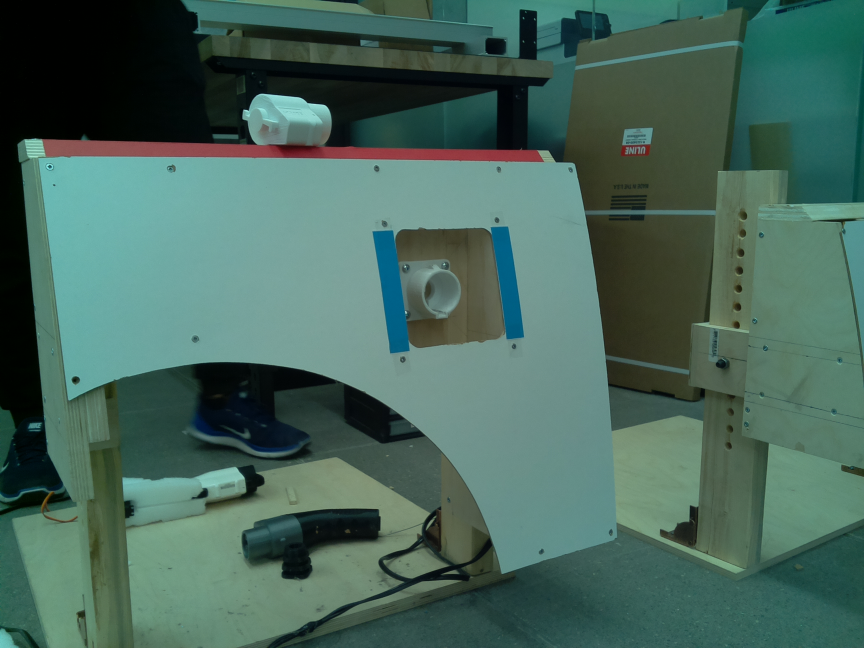
#> input picture vision/align_w_port/l3.jpg, 2592 x 1944 px (shown at 1/3 size)
$ python shape.py
#> lines starting #> are read from the running program, lines starting #| are printed output that depends on the picture; after the words box and inside, x2 and y2 are one past the last pixel; in counts of white or black regions, pixels touching at a corner belong together
### vision/align_w_port/shapedetector.py
# import the necessary packages
import cv2 as cv
class ShapeDetector:
	def __init__(self):
		pass
	def detect(self, c):
		# initialize the shape name and approximate the contour
		shape = "unidentified"
		peri = cv.arcLength(c, True)
		approx = cv.approxPolyDP(c, 0.04 * peri, True)

		# if the shape is a triangle, it will have 3 vertices
		if len(approx) == 3:
			shape = "triangle"
		# if the shape has 4 vertices, it is either a square or
		# a rectangle
		elif len(approx) == 4:
			# compute the bounding box of the contour and use the
			# bounding box to compute the aspect ratio
			(x, y, w, h) = cv.boundingRect(approx)
			ar = w / float(h)
			# a square will have an aspect ratio that is approximately
			# equal to one, otherwise, the shape is a rectangle
			shape = "square" if ar >= 0.95 and ar <= 1.05 else "rectangle"
		# if the shape is a pentagon, it will have 5 vertices
		elif len(approx) == 5:
			shape = "pentagon"
		# otherwise, we assume the shape is a circle
		else:
			shape = "circle"
		# return the name of the shape
		return shape

### vision/align_w_port/shape.py
import math
import numpy as np
import cv2 as cv
import imutils
from statistics import mean
from shapedetector import ShapeDetector

image = cv.imread('l3.jpg')
#> image is the input picture: shape (1944, 2592, 3); mean B, G, R 91.6, 102.6, 71.1

blue = ([95,65,0], [165,180,10])

(lower, upper) = blue
lower = np.array(lower, dtype = "uint8")
upper = np.array(upper, dtype = "uint8")
mask = cv.inRange(image, lower, upper)
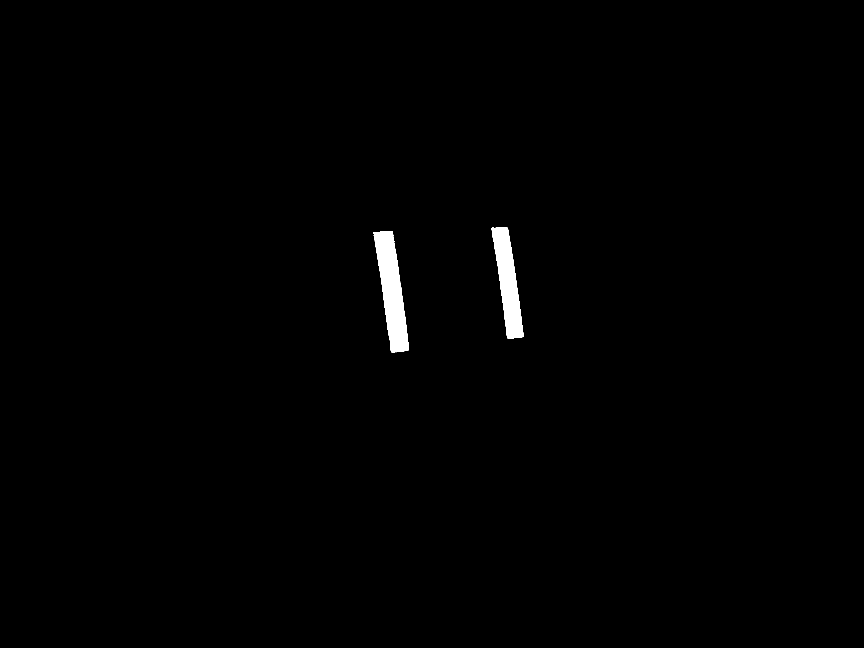
#> mask: shape (1944, 2592) (shown at 1/3 size); 0.73% white; 2 white regions, box (x1, y1, x2, y2) and area: (1120, 693, 1227, 1058) 20432, (1474, 682, 1571, 1016) 16426
output = cv.bitwise_and(image, image, mask = mask)

'''new = cv.resize(output, (int(2592/3),int(1944/3)))
cv.imshow("Blue only", new)
cv.waitKey(0)'''

gray = cv.cvtColor(output, cv.COLOR_BGR2GRAY)
# blurred = cv.GaussianBlur(gray, (5, 5), 0)
thresh = cv.threshold(gray, 60, 255, cv.THRESH_BINARY)[1]
#> thresh: shape (1944, 2592); 0.73% white; 2 white regions

'''new = cv.resize(thresh, (int(2592/3),int(1944/3)))
cv.imshow("Threshold", new)
cv.waitKey(0)'''

cnts = cv.findContours(thresh.copy(), cv.RETR_EXTERNAL,
	cv.CHAIN_APPROX_SIMPLE)
#> cnts = 2 contours; box (x1, y1, x2, y2) and area: (1120, 693, 1227, 1058) 20020, (1474, 682, 1571, 1016) 16048
cnts = imutils.grab_contours(cnts)
sd = ShapeDetector()

data = []

for c in cnts:
    M = cv.moments(c)
    cX = int((M["m10"] / (M["m00"] + 1e-7)))
    cY = int((M["m01"] / (M["m00"] + 1e-7)))
    shape = sd.detect(c)
    if (shape == "rectangle") and (len(c) > 20):
        data.append(c)
        c = c.astype("int")
        cv.drawContours(image, [c], -1, (0, 255, 0), 2)
        cv.putText(image, shape, (cX, cY), cv.FONT_HERSHEY_SIMPLEX, 1.5, (255, 255, 255), 2)
#> this loop made 2 passes
#> (cX, cY, shape, peri in detect, approx in detect, x in detect, y in detect, w in detect) on passes 1 to 2: (1175, 872, 'rectangle', 899.5, [[1122, 696], [1172, 1051], [1222, 1052], [1178, 698]], 1122, 696, 101), (1523, 847, 'rectangle', 804.4, [[1476, 683], [1520, 1006], [1566, 1011], [1523, 684]], 1476, 683, 91)
#> after the loop, data has the same summary as cnts

'''new = cv.resize(image, (int(2592/3),int(1944/3)))
cv.imshow("Image", new)
cv.waitKey(0)'''

if len(data) > 2:
    print('warning')

data_in_list = []

for i in data[0]:
    data_in_list.append(i[0][0])
#> this loop made 307 passes
#> i on passes 1 to 3: [[1174, 693]], [[1172, 695]], [[1170, 695]]
#> after the loop, data_in_list = 307 values, max 1226 at index 192, min 1120 at index 13, mean 1171.6

for j in data[1]:
    data_in_list.append(j[0][0])
#> this loop made 246 passes
#> j on passes 1 to 3: [[1495, 682]], [[1494, 683]], [[1488, 683]]
#> after the loop, data_in_list = 553 values, max 1570 at index 442, min 1120 at index 13, mean 1327.6

data_in_list.sort()

def outer_positions(nums):
    x1 = mean(nums[0:10])
#> x1 = 1121
    x2 = mean(nums[len(nums)-10:])
#> x2 = 1568
    return([x1,x2])

positions = outer_positions(data_in_list)
#> positions = [1121, 1568]

def move(a,b):
#> called with a = 1121, b = 1568
    tolerance = 5
    left = a
#> left = 1121
    right = 2592 - b
#> right = 1024
    test = left - right
#> test = 97
    if test > tolerance:
        return('move left')
    if test < -tolerance:
        return('move right')
    else:
        return('ok!')

print(move(positions[0],positions[1]))
#| move left

new = cv.resize(image, (int(2592/3),int(1944/3)))
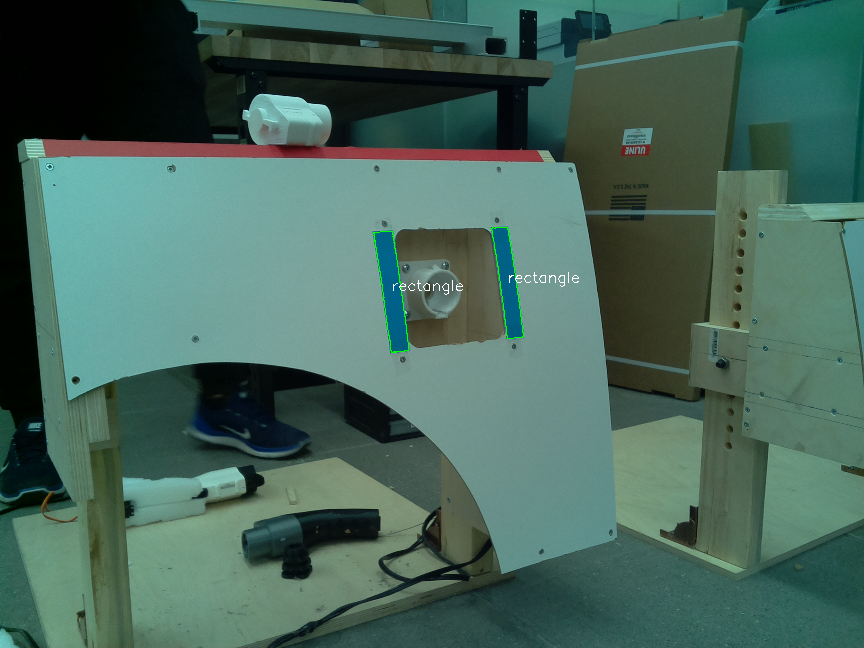
#> new: shape (648, 864, 3); mean B, G, R 91.5, 102.9, 71.2
cv.imshow("Let's find some rectangles", new)
cv.waitKey(0)

$ run again, with vision/align_w_port/l1.jpg copied over vision/align_w_port/l3.jpg
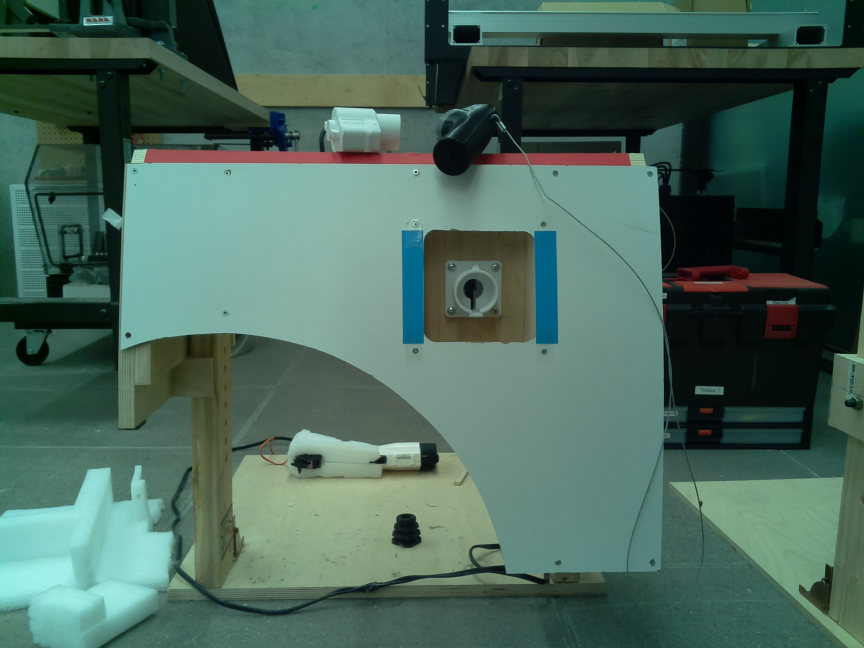
#> input picture vision/align_w_port/l1.jpg, 2592 x 1944 px (shown at 1/3 size)
#> image is the input picture: shape (1944, 2592, 3); mean B, G, R 92, 103.6, 73.7
#> `mask = cv.inRange(image, lower, upper)`:
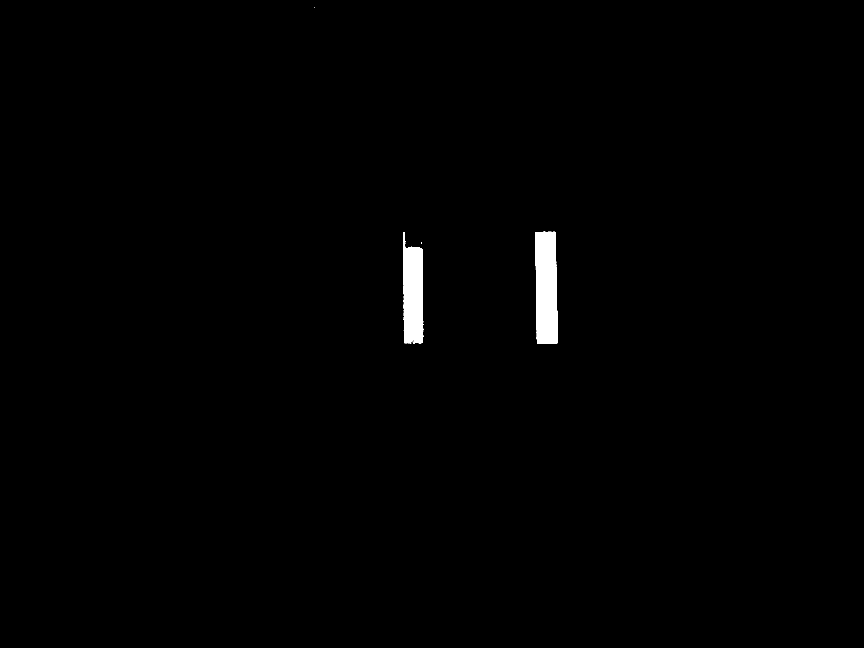
#> mask: shape (1944, 2592) (shown at 1/3 size); 0.74% white; 6 white regions (4 under 20 px), largest, box (x1, y1, x2, y2) and area: (1605, 695, 1673, 1030) 20597, (1210, 696, 1270, 1030) 16474
#> thresh: shape (1944, 2592); 0.74% white; 6 white regions (4 under 20 px)
#> cnts = 6 contours, 4 with area under 20; largest, box (x1, y1, x2, y2) and area: (1605, 695, 1673, 1030) 20188, (1210, 696, 1270, 1030) 16082
#> the loop `for c in cnts:` made 6 passes
#> (cX, cY, shape, peri in detect, approx in detect, x in detect, y in detect, w in detect) on passes 2, 4, 5: (1238, 1023, 'square', 6.24, [[1239, 1023], [1237, 1025], [1238, 1024], [1239, 1024]], 1237, 1023, 3), (1239, 882, 'rectangle', 895.4, [[1211, 696], [1213, 1028], [1265, 1029], [1266, 747]], 1211, 696, 56), (1638, 862, 'rectangle', 845.3, [[1607, 696], [1611, 1029], [1671, 1029], [1665, 696]], 1607, 696, 65)
#> after the loop `for c in cnts:`: data = 2 contours; box (x1, y1, x2, y2) and area: (1605, 695, 1673, 1030) 20188, (1210, 696, 1270, 1030) 16082
#> the loop `for i in data[0]:` made 329 passes
#> i on passes 1 to 3: [[1211, 696]], [[1211, 697]], [[1210, 698]]
#> after the loop `for i in data[0]:`: data_in_list = 329 values, max 1269 at index 224, min 1210 at index 2, mean 1228.3
#> the loop `for j in data[1]:` made 233 passes
#> j on passes 1 to 3: [[1630, 695]], [[1629, 696]], [[1615, 696]]
#> after the loop `for j in data[1]:`: data_in_list = 562 values, max 1672 at index 463, min 1210 at index 2, mean 1397.2
#> x1 = 1210
#> x2 = 1672
#> positions = [1210, 1672]
#> left = 1210
#> right = 920
#> test = 290
#| move left
#> `new = cv.resize(image, (int(2592/3),int(1944/3)))`:
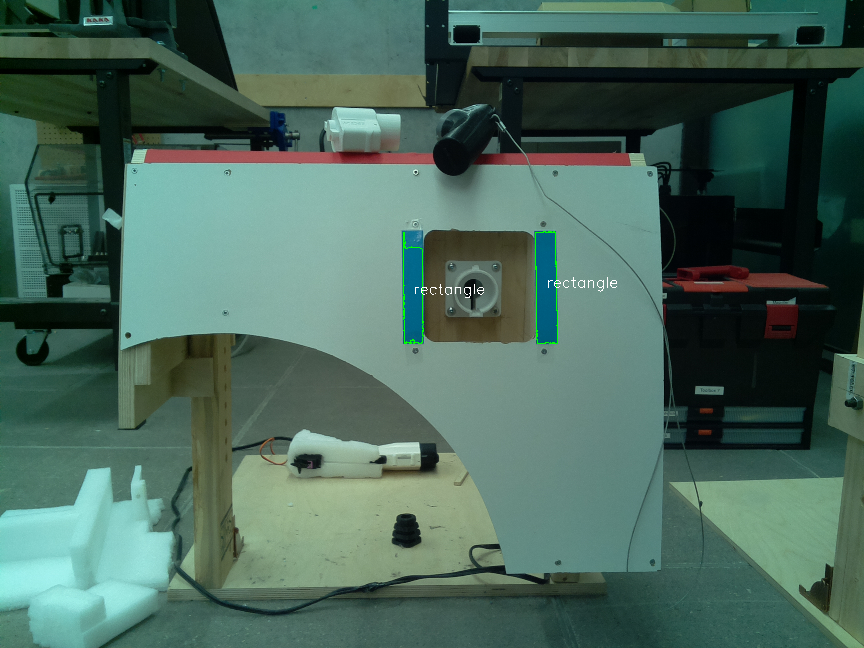
#> new: shape (648, 864, 3); mean B, G, R 91.9, 103.9, 73.8

$ run again, with vision/align_w_port/l2.jpg copied over vision/align_w_port/l3.jpg
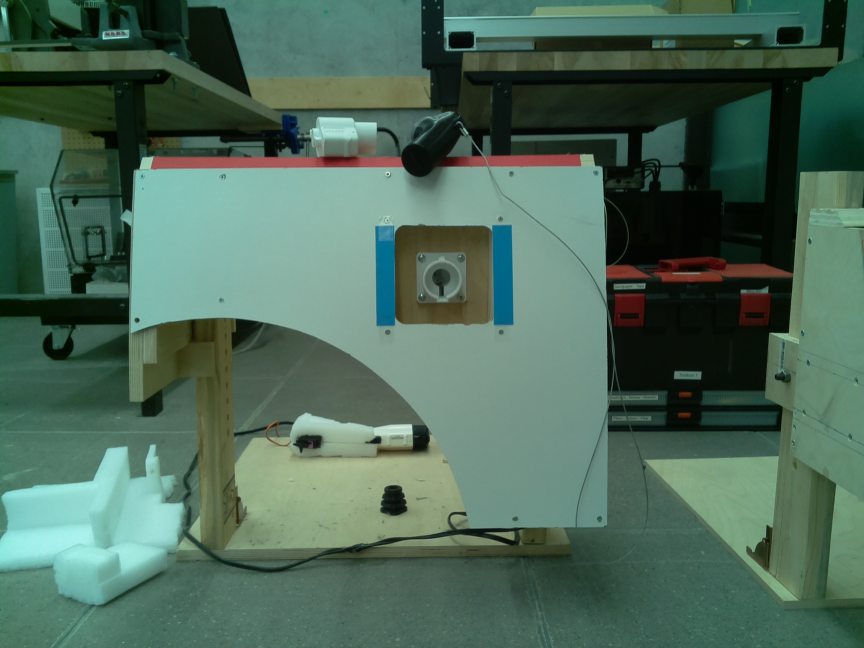
#> input picture vision/align_w_port/l2.jpg, 2592 x 1944 px (shown at 1/3 size)
#> image is the input picture: shape (1944, 2592, 3); mean B, G, R 88.9, 105.1, 75.9
#> `mask = cv.inRange(image, lower, upper)`:
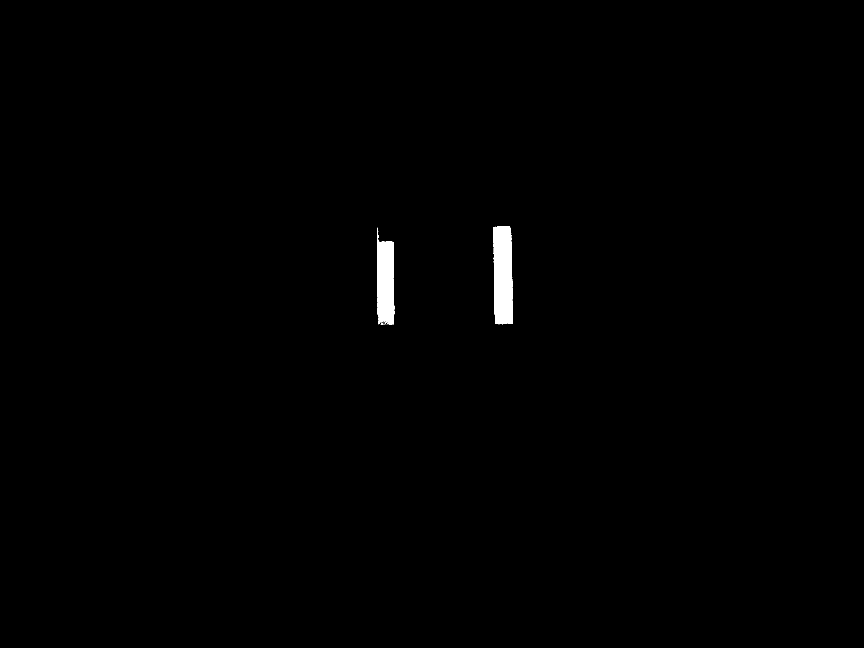
#> mask: shape (1944, 2592) (shown at 1/3 size); 0.54% white; 9 white regions (6 under 20 px)
#> cnts = 9 contours, 7 with area under 20; largest, box (x1, y1, x2, y2) and area: (1480, 679, 1538, 973) 15090, (1131, 692, 1183, 973) 11629
#> the loop `for c in cnts:` made 9 passes
#> (cX, cY, shape, peri in detect, approx in detect) on passes 1, 3, 5, 6: (0, 0, 'circle', 2, [[1151, 972], [1152, 972]]), (0, 0, 'circle', 0, [[1153, 969]]), (0, 0, 'circle', 2, [[1148, 968], [1149, 968]]), (0, 0, 'circle', 0, [[1153, 967]])
#> after the loop `for c in cnts:`: data = 2 contours; box (x1, y1, x2, y2) and area: (1480, 679, 1538, 973) 15090, (1131, 692, 1183, 973) 11629
#> the loop `for i in data[0]:` made 268 passes
#> i on passes 1 to 3: [[1131, 692]], [[1131, 696]], [[1132, 697]]
#> after the loop `for i in data[0]:`: data_in_list = 268 values, max 1182 at index 186, min 1131 at index 0, mean 1149.8
#> the loop `for j in data[1]:` made 203 passes
#> j on passes 1 to 3: [[1504, 679]], [[1503, 680]], [[1491, 680]]
#> after the loop `for j in data[1]:`: data_in_list = 471 values, max 1537 at index 370, min 1131 at index 0, mean 1306
#> x1 = 1131
#> x2 = 1536
#> positions = [1131, 1536]
#> left = 1131
#> right = 1056
#> test = 75
#| move left
#> `new = cv.resize(image, (int(2592/3),int(1944/3)))`:
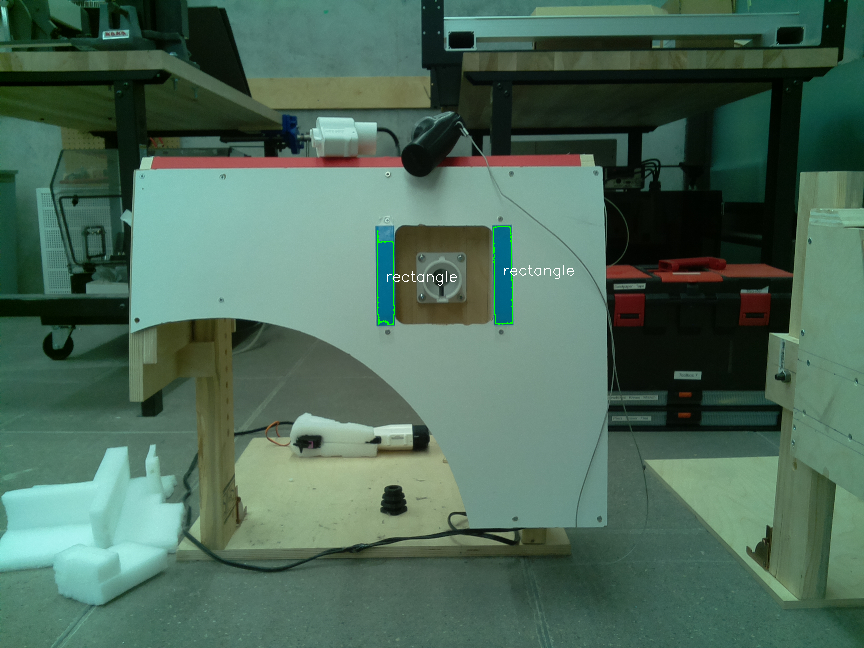
#> new: shape (648, 864, 3); mean B, G, R 88.8, 105.3, 76

$ run again, with vision/align_w_port/l4.jpg copied over vision/align_w_port/l3.jpg
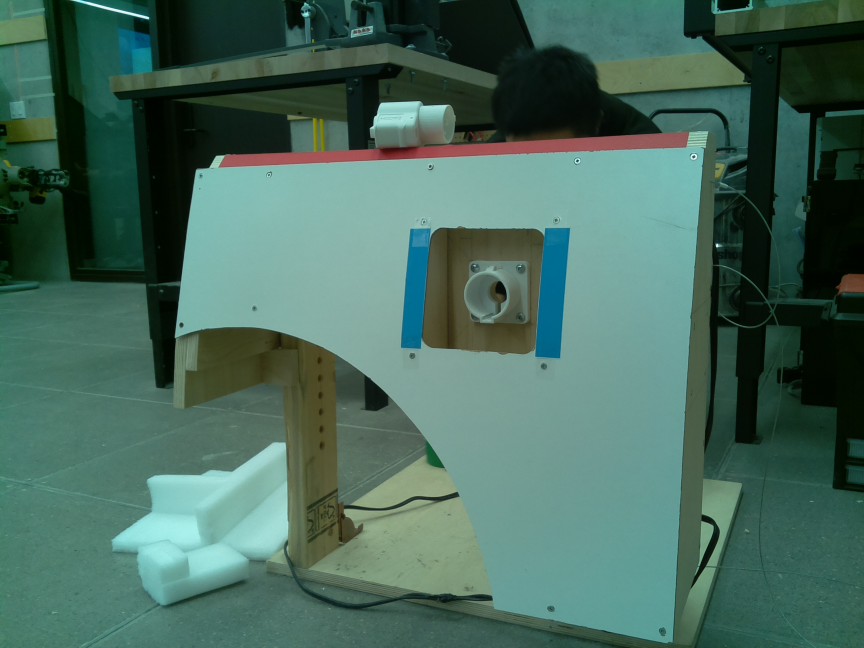
#> input picture vision/align_w_port/l4.jpg, 2592 x 1944 px (shown at 1/3 size)
#> image is the input picture: shape (1944, 2592, 3); mean B, G, R 93.1, 105.8, 71.1
#> `mask = cv.inRange(image, lower, upper)`:
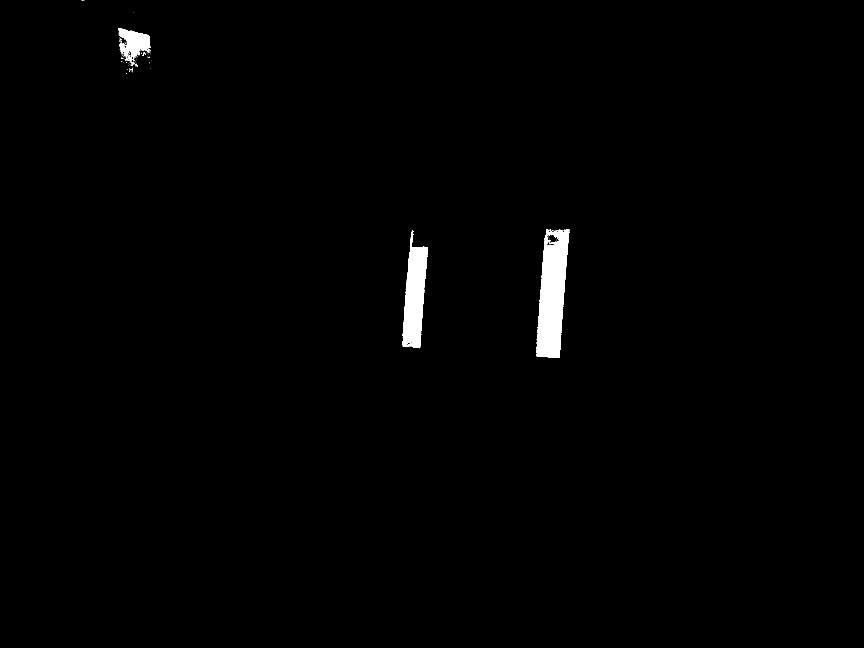
#> mask: shape (1944, 2592) (shown at 1/3 size); 0.95% white; 88 white regions (82 under 20 px), largest, box (x1, y1, x2, y2) and area: (1609, 687, 1708, 1074) 26144, (1207, 690, 1284, 1045) 16362, (355, 84, 452, 197) 5299, (389, 203, 398, 215) 33, (427, 157, 435, 168) 28, (407, 193, 414, 200) 23
#> thresh: shape (1944, 2592); 0.93% white; 101 white regions (94 under 20 px)
#> cnts = 92 contours, 89 with area under 20; largest, box (x1, y1, x2, y2) and area: (1609, 687, 1708, 1074) 26483, (1207, 690, 1284, 1045) 16034, (355, 84, 452, 197) 3728
#> the loop `for c in cnts:` made 92 passes
#> (cX, cY, shape, peri in detect, approx in detect) on passes 1, 5, 8, 9, 11, 12, 13, 14: (0, 0, 'circle', 0, [[1233, 1039]]), (0, 0, 'circle', 0, [[1645, 689]]), (0, 0, 'circle', 0, [[397, 218]]), (0, 0, 'circle', 0, [[393, 213]]), (0, 0, 'circle', 0, [[387, 209]]), (0, 0, 'circle', 2, [[381, 208], [382, 208]]), (0, 0, 'circle', 0, [[451, 205]]), (0, 0, 'circle', 2, [[389, 204], [389, 205]])
#> after the loop `for c in cnts:`: data = 2 contours; box (x1, y1, x2, y2) and area: (1609, 687, 1708, 1074) 26483, (1207, 690, 1284, 1045) 16034
#> the loop `for i in data[0]:` made 358 passes
#> i on passes 1 to 3: [[1237, 690]], [[1236, 691]], [[1236, 694]]
#> after the loop `for i in data[0]:`: data_in_list = 358 values, max 1283 at index 316, min 1207 at index 130, mean 1240.1
#> the loop `for j in data[1]:` made 331 passes
#> j on passes 1 to 3: [[1640, 687]], [[1639, 688]], [[1639, 689]]
#> after the loop `for j in data[1]:`: data_in_list = 689 values, max 1707 at index 593, min 1207 at index 130, mean 1439.7
#> x1 = 1207
#> x2 = 1706
#> positions = [1207, 1706]
#> left = 1207
#> right = 886
#> test = 321
#| move left
#> `new = cv.resize(image, (int(2592/3),int(1944/3)))`:
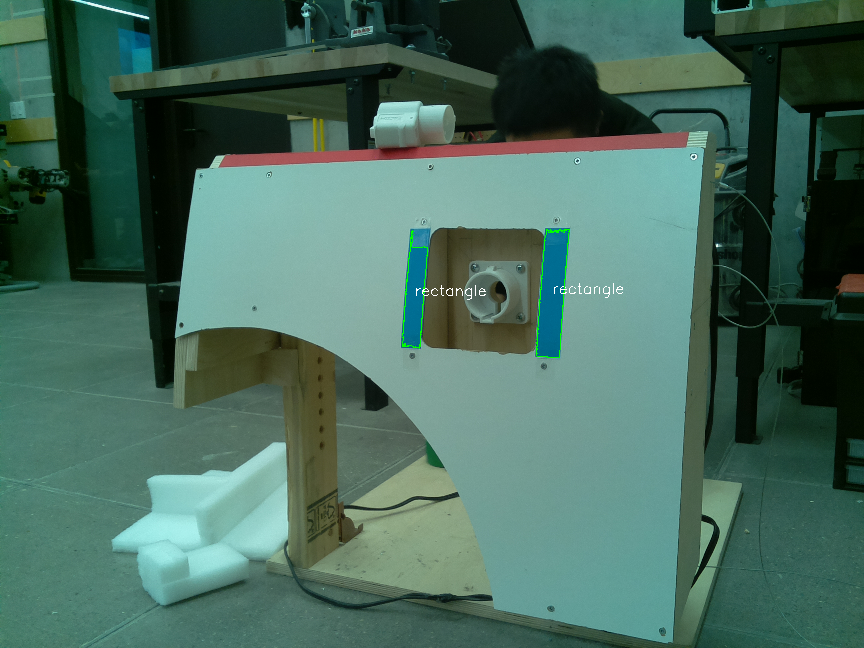
#> new: shape (648, 864, 3); mean B, G, R 93.1, 106.1, 71.2
